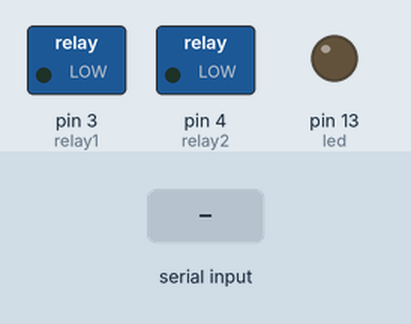
The sketch below on a simulated Arduino Uno, built with avr-gcc and run on an emulated ATmega328P. Parts: switched loads named in the sketch (green lamp = pin HIGH), output pins drawn as LEDs (lit = HIGH). Inputs (shaded band) come from the test bench.

Above: at 1.2 s.
1.3 s: byte 30 received over Serial
At 1.4 s:
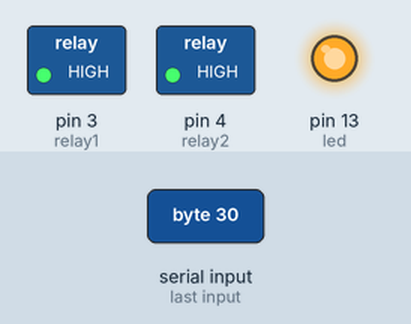
Timing chart, 0 to 4.3 s (numbered marks = the images above; inputs shaded):
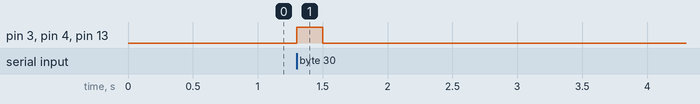

The sketch:

basic_relay_opener.ino
```cpp
int incomingByte;
const int led = 13;
const int relay1 = 3;
const int relay2 = 4;
int delta = 200;
boolean hit = false;

void setup() {
  pinMode(led, OUTPUT);
  pinMode(relay1, OUTPUT);
  pinMode(relay2, OUTPUT);
  Serial.begin(9600);
}

void loop() {
  if (Serial.available() > 0) {
    incomingByte = Serial.read();
    //Serial.println(incomingByte);

    digitalWrite(led, HIGH);
    digitalWrite(relay1, HIGH);
    digitalWrite(relay2, HIGH);
    delay(delta);
    digitalWrite(led, LOW);
    digitalWrite(relay1, LOW);
    digitalWrite(relay2, LOW);
    delay(delta);
  }
}
```

Measured:
- after the input at 1.3 s, pin 3 (relay1), pin 4 (relay2), pin 13 (led): LOW → HIGH at once, → LOW 0.20 s later
